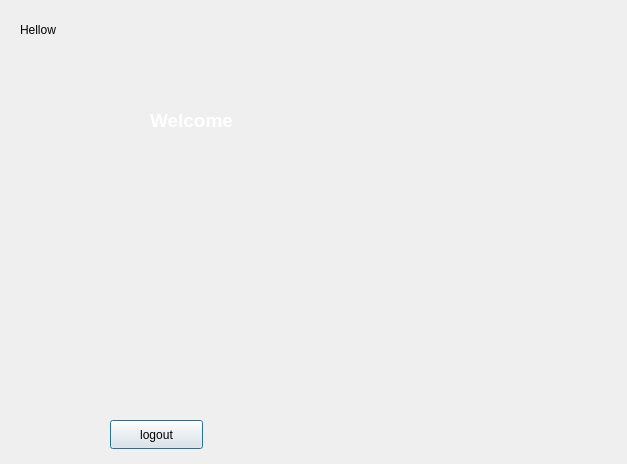
<?xml version="1.0" encoding="UTF-8"?>
<ui version="4.0">
 <class>WelcomeWindow</class>
 <widget class="QDialog" name="WelcomeWindow">
  <property name="geometry">
   <rect>
    <x>0</x>
    <y>0</y>
    <width>627</width>
    <height>464</height>
   </rect>
  </property>
  <property name="windowTitle">
   <string>Dialog</string>
  </property>
  <widget class="QLabel" name="HellowLabel">
   <property name="geometry">
    <rect>
     <x>20</x>
     <y>20</y>
     <width>151</width>
     <height>20</height>
    </rect>
   </property>
   <property name="text">
    <string>Hellow</string>
   </property>
  </widget>
  <widget class="QLabel" name="WelcomeLabel">
   <property name="geometry">
    <rect>
     <x>150</x>
     <y>80</y>
     <width>361</width>
     <height>81</height>
    </rect>
   </property>
   <property name="text">
    <string>&lt;html&gt;&lt;head/&gt;&lt;body&gt;&lt;p&gt;&lt;span style=&quot; font-size:14pt; font-weight:700; color:#ffffff;&quot;&gt;Welcome&lt;/span&gt;&lt;/p&gt;&lt;/body&gt;&lt;/html&gt;</string>
   </property>
  </widget>
  <widget class="QLabel" name="ImageLabel">
   <property name="geometry">
    <rect>
     <x>120</x>
     <y>60</y>
     <width>461</width>
     <height>331</height>
    </rect>
   </property>
   <property name="text">
    <string/>
   </property>
  </widget>
  <widget class="QPushButton" name="logoutbutton">
   <property name="geometry">
    <rect>
     <x>110</x>
     <y>420</y>
     <width>93</width>
     <height>29</height>
    </rect>
   </property>
   <property name="text">
    <string>logout</string>
   </property>
  </widget>
 </widget>
 <resources/>
 <connections/>
</ui>
